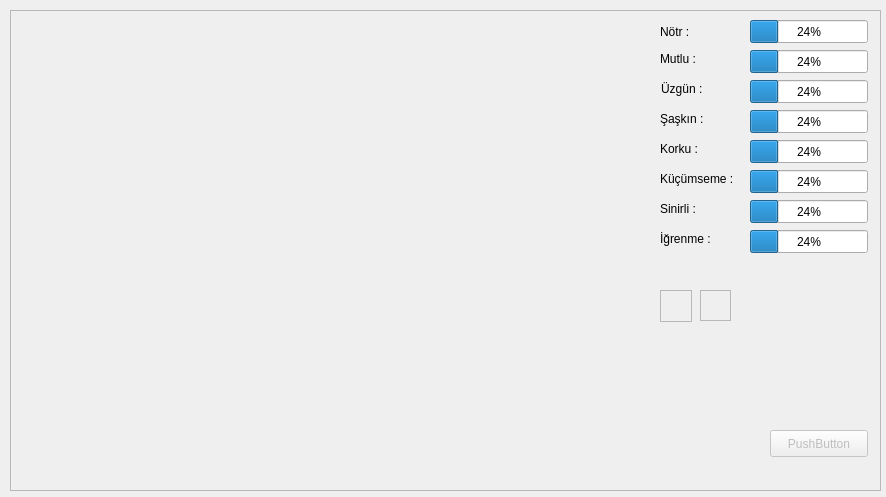
<?xml version="1.0" encoding="UTF-8"?>
<ui version="4.0">
 <class>Form</class>
 <widget class="QWidget" name="Form">
  <property name="geometry">
   <rect>
    <x>0</x>
    <y>0</y>
    <width>886</width>
    <height>497</height>
   </rect>
  </property>
  <property name="windowTitle">
   <string>Deep Facial Emotion Detector</string>
  </property>
  <widget class="QFrame" name="frame">
   <property name="geometry">
    <rect>
     <x>10</x>
     <y>10</y>
     <width>871</width>
     <height>481</height>
    </rect>
   </property>
   <property name="frameShape">
    <enum>QFrame::StyledPanel</enum>
   </property>
   <property name="frameShadow">
    <enum>QFrame::Raised</enum>
   </property>
   <widget class="QProgressBar" name="progressBar">
    <property name="geometry">
     <rect>
      <x>740</x>
      <y>10</y>
      <width>118</width>
      <height>23</height>
     </rect>
    </property>
    <property name="value">
     <number>24</number>
    </property>
   </widget>
   <widget class="QProgressBar" name="progressBar_2">
    <property name="geometry">
     <rect>
      <x>740</x>
      <y>40</y>
      <width>118</width>
      <height>23</height>
     </rect>
    </property>
    <property name="value">
     <number>24</number>
    </property>
   </widget>
   <widget class="QLabel" name="label">
    <property name="geometry">
     <rect>
      <x>651</x>
      <y>70</y>
      <width>60</width>
      <height>17</height>
     </rect>
    </property>
    <property name="text">
     <string>Üzgün :</string>
    </property>
   </widget>
   <widget class="QLabel" name="label_2">
    <property name="geometry">
     <rect>
      <x>650</x>
      <y>40</y>
      <width>66</width>
      <height>17</height>
     </rect>
    </property>
    <property name="text">
     <string>Mutlu :</string>
    </property>
   </widget>
   <widget class="QLabel" name="label_3">
    <property name="geometry">
     <rect>
      <x>650</x>
      <y>13</y>
      <width>66</width>
      <height>17</height>
     </rect>
    </property>
    <property name="text">
     <string>Nötr :</string>
    </property>
   </widget>
   <widget class="QProgressBar" name="progressBar_3">
    <property name="geometry">
     <rect>
      <x>740</x>
      <y>70</y>
      <width>118</width>
      <height>23</height>
     </rect>
    </property>
    <property name="value">
     <number>24</number>
    </property>
   </widget>
   <widget class="QProgressBar" name="progressBar_4">
    <property name="geometry">
     <rect>
      <x>740</x>
      <y>100</y>
      <width>118</width>
      <height>23</height>
     </rect>
    </property>
    <property name="value">
     <number>24</number>
    </property>
   </widget>
   <widget class="QLabel" name="label_4">
    <property name="geometry">
     <rect>
      <x>650</x>
      <y>100</y>
      <width>66</width>
      <height>17</height>
     </rect>
    </property>
    <property name="text">
     <string>Şaşkın :</string>
    </property>
   </widget>
   <widget class="QProgressBar" name="progressBar_5">
    <property name="geometry">
     <rect>
      <x>740</x>
      <y>130</y>
      <width>118</width>
      <height>23</height>
     </rect>
    </property>
    <property name="value">
     <number>24</number>
    </property>
   </widget>
   <widget class="QLabel" name="label_5">
    <property name="geometry">
     <rect>
      <x>650</x>
      <y>130</y>
      <width>66</width>
      <height>17</height>
     </rect>
    </property>
    <property name="text">
     <string>Korku :</string>
    </property>
   </widget>
   <widget class="QProgressBar" name="progressBar_6">
    <property name="geometry">
     <rect>
      <x>740</x>
      <y>160</y>
      <width>118</width>
      <height>23</height>
     </rect>
    </property>
    <property name="value">
     <number>24</number>
    </property>
   </widget>
   <widget class="QLabel" name="label_6">
    <property name="geometry">
     <rect>
      <x>650</x>
      <y>160</y>
      <width>91</width>
      <height>17</height>
     </rect>
    </property>
    <property name="text">
     <string>Küçümseme :</string>
    </property>
   </widget>
   <widget class="QProgressBar" name="progressBar_7">
    <property name="geometry">
     <rect>
      <x>740</x>
      <y>190</y>
      <width>118</width>
      <height>23</height>
     </rect>
    </property>
    <property name="value">
     <number>24</number>
    </property>
   </widget>
   <widget class="QLabel" name="label_7">
    <property name="geometry">
     <rect>
      <x>650</x>
      <y>190</y>
      <width>66</width>
      <height>17</height>
     </rect>
    </property>
    <property name="text">
     <string>Sinirli :</string>
    </property>
   </widget>
   <widget class="QProgressBar" name="progressBar_8">
    <property name="geometry">
     <rect>
      <x>740</x>
      <y>220</y>
      <width>118</width>
      <height>23</height>
     </rect>
    </property>
    <property name="value">
     <number>24</number>
    </property>
   </widget>
   <widget class="QLabel" name="label_8">
    <property name="geometry">
     <rect>
      <x>650</x>
      <y>220</y>
      <width>66</width>
      <height>17</height>
     </rect>
    </property>
    <property name="text">
     <string>İğrenme :</string>
    </property>
   </widget>
   <widget class="QPushButton" name="btnChange">
    <property name="enabled">
     <bool>false</bool>
    </property>
    <property name="geometry">
     <rect>
      <x>760</x>
      <y>420</y>
      <width>98</width>
      <height>27</height>
     </rect>
    </property>
    <property name="text">
     <string>PushButton</string>
    </property>
   </widget>
   <widget class="QFrame" name="frame2">
    <property name="geometry">
     <rect>
      <x>650</x>
      <y>280</y>
      <width>32</width>
      <height>32</height>
     </rect>
    </property>
    <property name="frameShape">
     <enum>QFrame::StyledPanel</enum>
    </property>
    <property name="frameShadow">
     <enum>QFrame::Raised</enum>
    </property>
   </widget>
   <widget class="QFrame" name="frame3">
    <property name="geometry">
     <rect>
      <x>690</x>
      <y>280</y>
      <width>31</width>
      <height>31</height>
     </rect>
    </property>
    <property name="frameShape">
     <enum>QFrame::StyledPanel</enum>
    </property>
    <property name="frameShadow">
     <enum>QFrame::Raised</enum>
    </property>
   </widget>
  </widget>
 </widget>
 <resources/>
 <connections/>
</ui>
